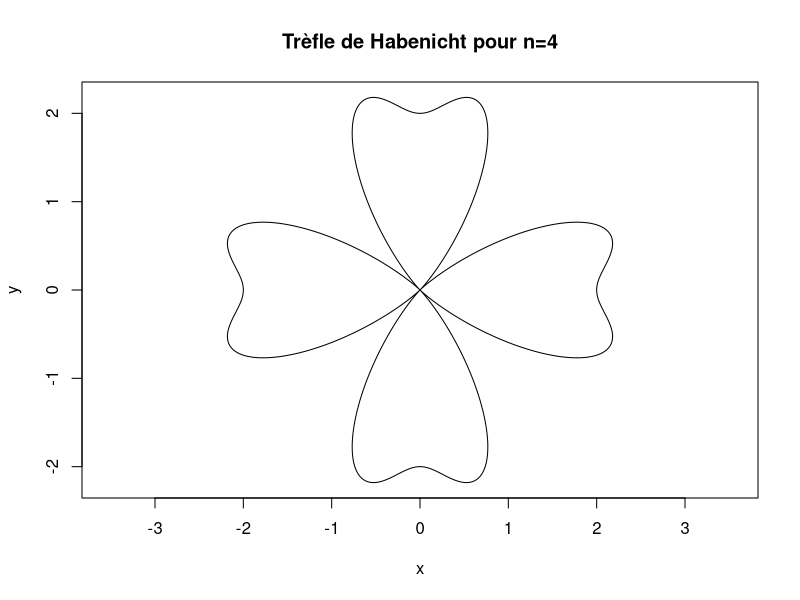
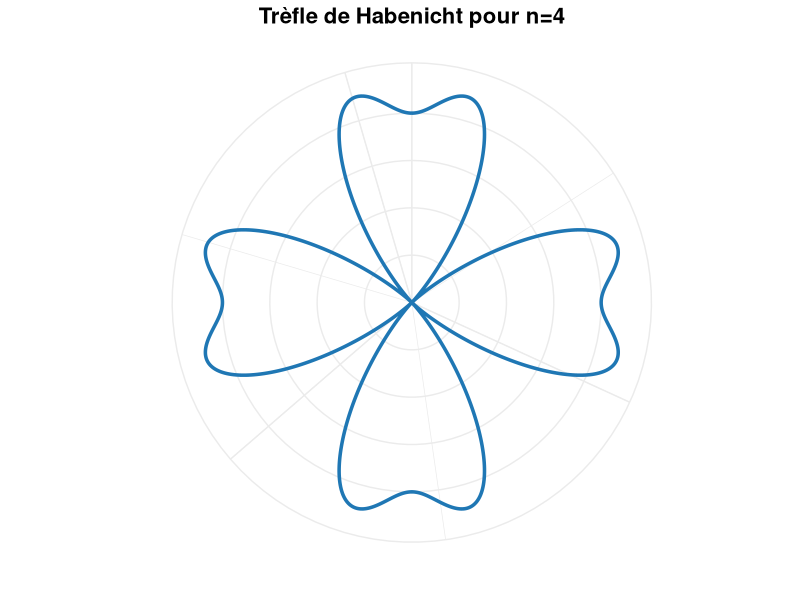

These figures' R source, in order:
## ---- chunk 1
#| echo: true
theta <- seq(0, 2*pi, length.out = 1000)

rho <- 1 + cos(4*theta) + sin(4*theta)^2

x <- rho * cos(theta)
y <- rho * sin(theta)

plot(x, y, 
     type="l", 
     asp=1,  
     main="Trèfle de Habenicht pour n=4")

## ---- chunk 2
#| echo: true
library(ggplot2)

theta <- seq(0, 2*pi, length.out = 1000)

rho <- 1 + cos(4*theta) + sin(4*theta)^2

data <- data.frame(theta = theta, rho = rho)

ggplot(data, aes(x = theta, y = rho)) +
  geom_path(color = "#1f77b4", size = 1.2) +
  coord_polar(theta = "x") +
  theme_minimal() +
  labs(title = "Trèfle de Habenicht pour n=4", x = "", y = "") +
  theme(
    plot.title = element_text(hjust = 0.5, size = 16, face = "bold"),
    axis.text = element_blank(),
    axis.ticks = element_blank()
  )
